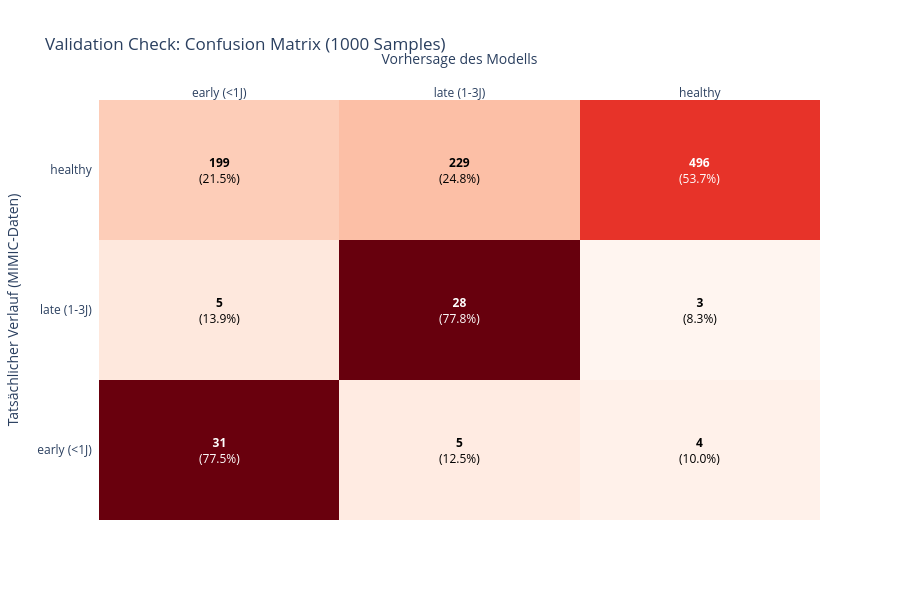

The notebook cell saved with this chart:
### Markdown cell above
# 5. Visualisation Prediction Performance

### Code cell
if sample: 
    X_val = X_val_sample
    y_val = y_val_sample
else: 
    X_val = X_val
    y_val = y_val
# 1. Normalisierung der Confusion Matrix (Zeilenweise)
# Wie viel % der tatsächlichen Klasse wurden wie vorhergesagt?
# WICHTIG: Wir vergleichen hier mit y_val_sample, da wir nur darauf vorhergesagt haben!

cm = confusion_matrix(y_val, y_val_pred)
cm_perc = cm.astype('float') / cm.sum(axis=1)[:, np.newaxis]

labels = ['early (<1J)', 'late (1-3J)', 'healthy']

# 2. Text für die Boxen (Absolute Zahl + Prozent)
annot_text = [
    [f"<b>{val}</b><br>({perc:.1%})" for val, perc in zip(row_val, row_perc)]
    for row_val, row_perc in zip(cm, cm_perc)
]

# 3. Interaktive Heatmap
fig = ff.create_annotated_heatmap(
    cm_perc, 
    x=labels, 
    y=labels, 
    annotation_text=annot_text, 
    colorscale='Reds' # 'Reds' hebt die Treffer besser hervor
)
if sample:
    fig.update_layout(
        title='Validation Check: Confusion Matrix (1000 Samples)',
        xaxis_title="Vorhersage des Modells",
        yaxis_title="Tatsächlicher Verlauf (MIMIC-Daten)",
        template="plotly_white",
        height=600
    )
else:
    fig.update_layout(
        title='Validation Check: Confusion Matrix (3000 Samples)',
        xaxis_title="Vorhersage des Modells",
        yaxis_title="Tatsächlicher Verlauf (MIMIC-Daten)",
        template="plotly_white",
        height=600
    )

fig.show()

### Figure 1 — Plotly figure (JSON) as saved in the notebook; plotly's stock layout.template omitted (floating-point values rounded to 4 significant figures)
{"data": [{"colorscale": [[0, "rgb(255,245,240)"], [0.125, "rgb(254,224,210)"], [0.25, "rgb(252,187,161)"], [0.375, "rgb(252,146,114)"], [0.5, "rgb(251,106,74)"], [0.625, "rgb(239,59,44)"], [0.75, "rgb(203,24,29)"], [0.875, "rgb(165,15,21)"], [1, "rgb(103,0,13)"]], "reversescale": false, "showscale": false, "type": "heatmap", "x": ["early (<1J)", "late (1-3J)", "healthy"], "y": ["early (<1J)", "late (1-3J)", "healthy"], "z": [[0.775, 0.125, 0.1], [0.1389, 0.7778, 0.08333], [0.2154, 0.2478, 0.5368]]}], "layout": {"annotations": [{"font": {"color": "#FFFFFF"}, "showarrow": false, "text": "<b>31</b><br>(77.5%)", "x": "early (<1J)", "xref": "x", "y": "early (<1J)", "yref": "y"}, {"font": {"color": "#000000"}, "showarrow": false, "text": "<b>5</b><br>(12.5%)", "x": "late (1-3J)", "xref": "x", "y": "early (<1J)", "yref": "y"}, {"font": {"color": "#000000"}, "showarrow": false, "text": "<b>4</b><br>(10.0%)", "x": "healthy", "xref": "x", "y": "early (<1J)", "yref": "y"}, {"font": {"color": "#000000"}, "showarrow": false, "text": "<b>5</b><br>(13.9%)", "x": "early (<1J)", "xref": "x", "y": "late (1-3J)", "yref": "y"}, {"font": {"color": "#FFFFFF"}, "showarrow": false, "text": "<b>28</b><br>(77.8%)", "x": "late (1-3J)", "xref": "x", "y": "late (1-3J)", "yref": "y"}, {"font": {"color": "#000000"}, "showarrow": false, "text": "<b>3</b><br>(8.3%)", "x": "healthy", "xref": "x", "y": "late (1-3J)", "yref": "y"}, {"font": {"color": "#000000"}, "showarrow": false, "text": "<b>199</b><br>(21.5%)", "x": "early (<1J)", "xref": "x", "y": "healthy", "yref": "y"}, {"font": {"color": "#000000"}, "showarrow": false, "text": "<b>229</b><br>(24.8%)", "x": "late (1-3J)", "xref": "x", "y": "healthy", "yref": "y"}, {"font": {"color": "#FFFFFF"}, "showarrow": false, "text": "<b>496</b><br>(53.7%)", "x": "healthy", "xref": "x", "y": "healthy", "yref": "y"}], "height": 600, "title": {"text": "Validation Check: Confusion Matrix (1000 Samples)"}, "xaxis": {"dtick": 1, "gridcolor": "rgb(0, 0, 0)", "side": "top", "ticks": "", "title": {"text": "Vorhersage des Modells"}}, "yaxis": {"dtick": 1, "ticks": "", "ticksuffix": "  ", "title": {"text": "Tatsächlicher Verlauf (MIMIC-Daten)"}}}}
